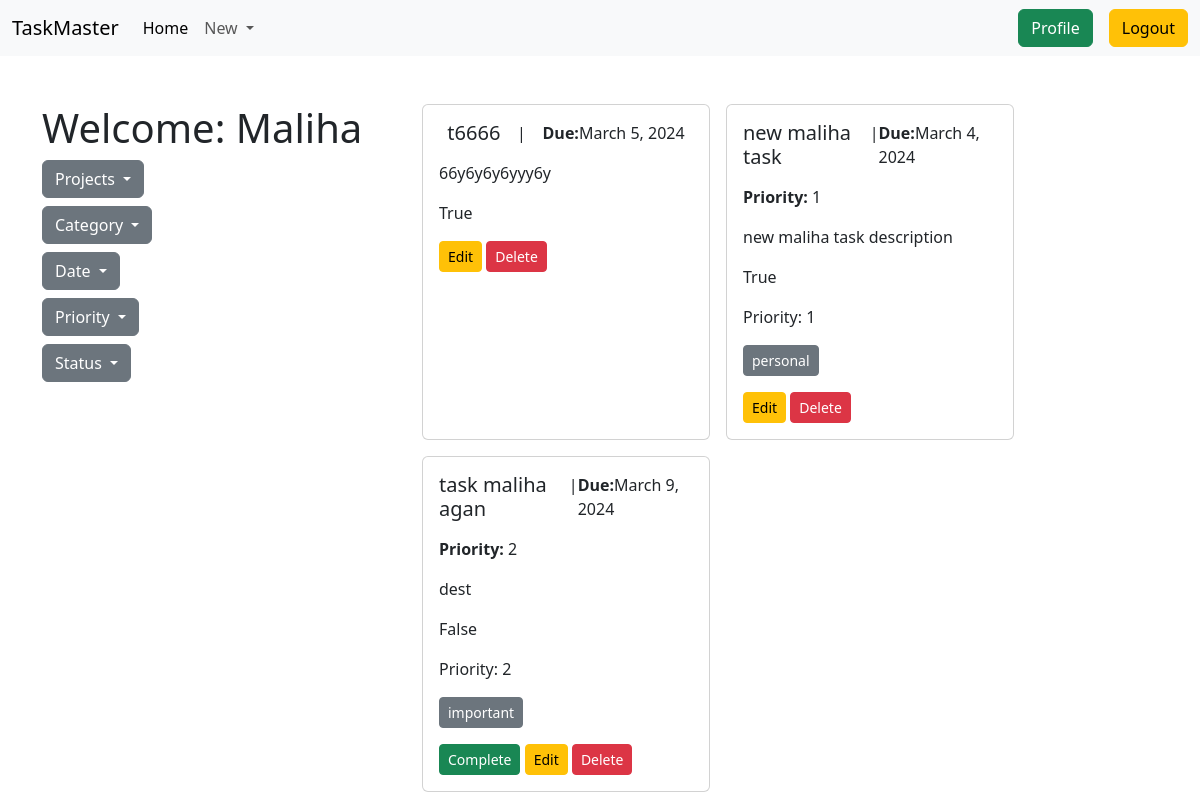
The app's page /account/profile/ (signed in) with its own data.
### task/models.py (models this page shows, shortened)
class Task(models.Model):
    title = models.CharField(max_length=100)
    description = models.TextField(blank=True)
    due_date = models.DateField()
    status = models.BooleanField()
    priority = models.CharField(
        max_length=2, choices=priority_levels, blank=True, null=True)
    user = models.ForeignKey(
        UserAccount, related_name='account', on_delete=models.CASCADE)
    project = models.ForeignKey(
        Project, on_delete=models.CASCADE, related_name='tasks', blank=True, null=True)
    category = models.ManyToManyField(
        Category, blank=True, related_name='tasks')

class Category(models.Model):
    name = models.CharField(max_length=50)
    def __str__(self):
        return f'{self.name}'

### account/views.py (the view)
# urls.py: path('profile/', ProfileView.as_view(), name='profile'),
class ProfileView(LoginRequiredMixin, TemplateView):
    model = Task
    template_name = 'account/profile.html'
    context_object_name = 'tasks'
    def get_context_data(self, **kwargs):
        context = super().get_context_data(**kwargs)
        context['tasks'] = Task.objects.filter(user=self.request.user.account)
        context['projects'] = Project.objects.filter(
            account=self.request.user.account)
        context['categories'] = Category.objects.all()
        return context

### project/models.py (called while the page is built)
    def __str__(self):
        return f'{self.title}'

### templates/account/profile.html (shortened to what this page needs)
{% extends 'base.html' %}
{% block content %}
<div class="container mt-5">
  <div class="row">
    <div class="col-4">
        <h1>Welcome: {{user.first_name}}</h1>
      <div class="dropdown my-2">
        <button class="btn btn-secondary dropdown-toggle" type="button" data-bs-toggle="dropdown" aria-expanded="false">
          Projects
        </button>
      </div>
      <div class="dropdown my-2">
        <button class="btn btn-secondary dropdown-toggle" type="button" data-bs-toggle="dropdown" aria-expanded="false">
          Category
        </button>
      </div>
      <div class="dropdown my-2">
        <button class="btn btn-secondary dropdown-toggle" type="button" data-bs-toggle="dropdown" aria-expanded="false">
          Date
        </button>
      </div>
      <div class="dropdown my-2">
        <button class="btn btn-secondary dropdown-toggle" type="button" data-bs-toggle="dropdown" aria-expanded="false">
          Priority
        </button>
      </div>
      {% include 'status_filter.html' %}
    </div>
    <div class="col-8 d-flex gap-3 flex-wrap">
      {% for task in tasks %}
    <div class="card" style="width: 18rem;">
      <div class="card-body">
        <div class="d-flex justify-content-around">
        <h5 class="card-title">{{task.title}}</h5>
        |
        <p><b>Due:</b>{{task.due_date}}</p>
        </div>
        {%if task.priority %}
        <p><b>Priority:</b> {{task.priority}}</p>
        {% endif %}
        <p class="card-text">{{task.description}}</p>
        <p>{{task.status}}</p>
        {% include 'task_buttons.html' %}
      </div>
    </div>
{% endfor %}
    </div>
  </div>
</div>
{% endblock content %}

### templates/task_buttons.html
{% if task.priority %}
<p>Priority: {{task.priority}}</p>
{% endif %}
<div class="d-flex gap-2">
    {% for cat in task.category.all %}
    <p class="btn btn-secondary btn-sm">{{cat}}</p>
    {% endfor %}
</div>
{% if not task.status %}
<a href="{% url 'edit_status' task.id %}" class="btn btn-success btn-sm">Complete</a>
{% endif %}
<a href="{% url 'edit_task' task.id %}" class="btn btn-warning btn-sm">Edit</a>
<a href="{% url 'delete_task' task.id %}" class="btn btn-danger btn-sm">Delete</a>

### records on screen
Task: title "t6666", due_date "March 5, 2024", description "66y6y6y6yyy6y", status "True"
Task: title "new maliha task", due_date "March 4, 2024", priority "1", description "new maliha task description", status "True"
Category: name "personal"
Task: title "task maliha agan", due_date "March 9, 2024", priority "2", description "dest", status "False", shows "Complete"
Category: name "important"

### other values on screen
{{ user.first_name }} "Maliha"
